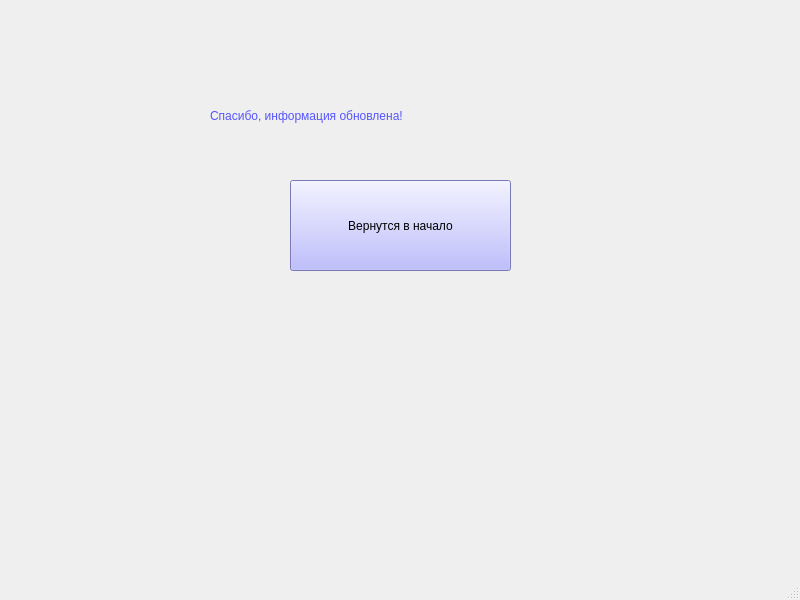
<?xml version="1.0" encoding="UTF-8"?>
<ui version="4.0">
 <class>MainWindow</class>
 <widget class="QMainWindow" name="MainWindow">
  <property name="geometry">
   <rect>
    <x>0</x>
    <y>0</y>
    <width>800</width>
    <height>600</height>
   </rect>
  </property>
  <property name="windowTitle">
   <string>MainWindow</string>
  </property>
  <widget class="QWidget" name="centralwidget">
   <widget class="QPushButton" name="btn">
    <property name="geometry">
     <rect>
      <x>290</x>
      <y>180</y>
      <width>221</width>
      <height>91</height>
     </rect>
    </property>
    <property name="styleSheet">
     <string notr="true">font: 11pt &quot;MS Shell Dlg 2&quot;;
background-color: rgb(170, 170, 255);</string>
    </property>
    <property name="text">
     <string>Вернутся в начало</string>
    </property>
    <property name="shortcut">
     <string>Return</string>
    </property>
   </widget>
   <widget class="QLabel" name="label">
    <property name="geometry">
     <rect>
      <x>210</x>
      <y>70</y>
      <width>391</width>
      <height>91</height>
     </rect>
    </property>
    <property name="styleSheet">
     <string notr="true">font: 18pt &quot;MS Shell Dlg 2&quot;;
color: rgb(85, 85, 255);</string>
    </property>
    <property name="text">
     <string>Спасибо, информация обновлена!</string>
    </property>
   </widget>
  </widget>
  <widget class="QMenuBar" name="menubar">
   <property name="geometry">
    <rect>
     <x>0</x>
     <y>0</y>
     <width>800</width>
     <height>21</height>
    </rect>
   </property>
  </widget>
  <widget class="QStatusBar" name="statusbar"/>
 </widget>
 <resources/>
 <connections/>
</ui>
